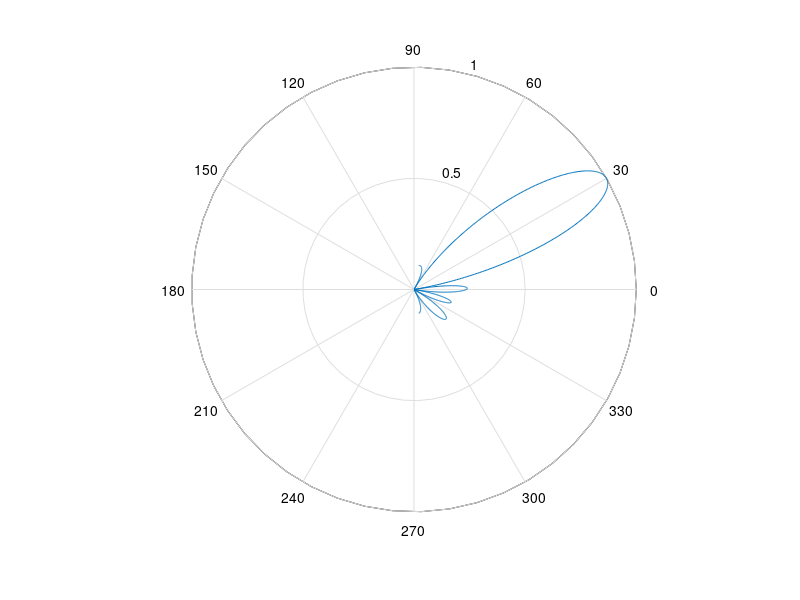

MATLAB code to generate this figure:
function array
% Transmitted signal
N = 100;
K = 5;
d = 0.51;
lambda = 1;
theta1 = 30*pi/180;  % Desired signal angle
theta2 = 60*pi/180;  % Interference 1
theta3 = -60*pi/180; % Interference 2
% Visible angle
Theta = asin(-linspace(-pi,pi,1024)'*lambda/2/pi/d)*180/pi;
sigma = 0.00; % Noise variance
% Signal and interferences
[X1,b] = signal(N,K,lambda,d,theta1);
X2 = signal(N,K,lambda,d,theta2);
X3 = signal(N,K,lambda,d,theta3);
X = X1 + X2 + X3;
X = X + sigma*randn(size(X)); % Additive noise
% MMSE array optimization
w = pinv(X')*b;
p = abs(fftshift(fft(w,1024)));
p = p/max(p);
figure(1), polar(Theta*pi/180,p)

function [X,b] = signal(N,K,lambda,d,theta)
% QPSK symbol stream transmitted
b = sign(randn(N,1))+1j*sign(randn(N,1));
% Steering vector
a = exp(1j*2*pi*d/lambda*[0:K]*sin(theta));
% Complex envelope signal
X = a'*b';